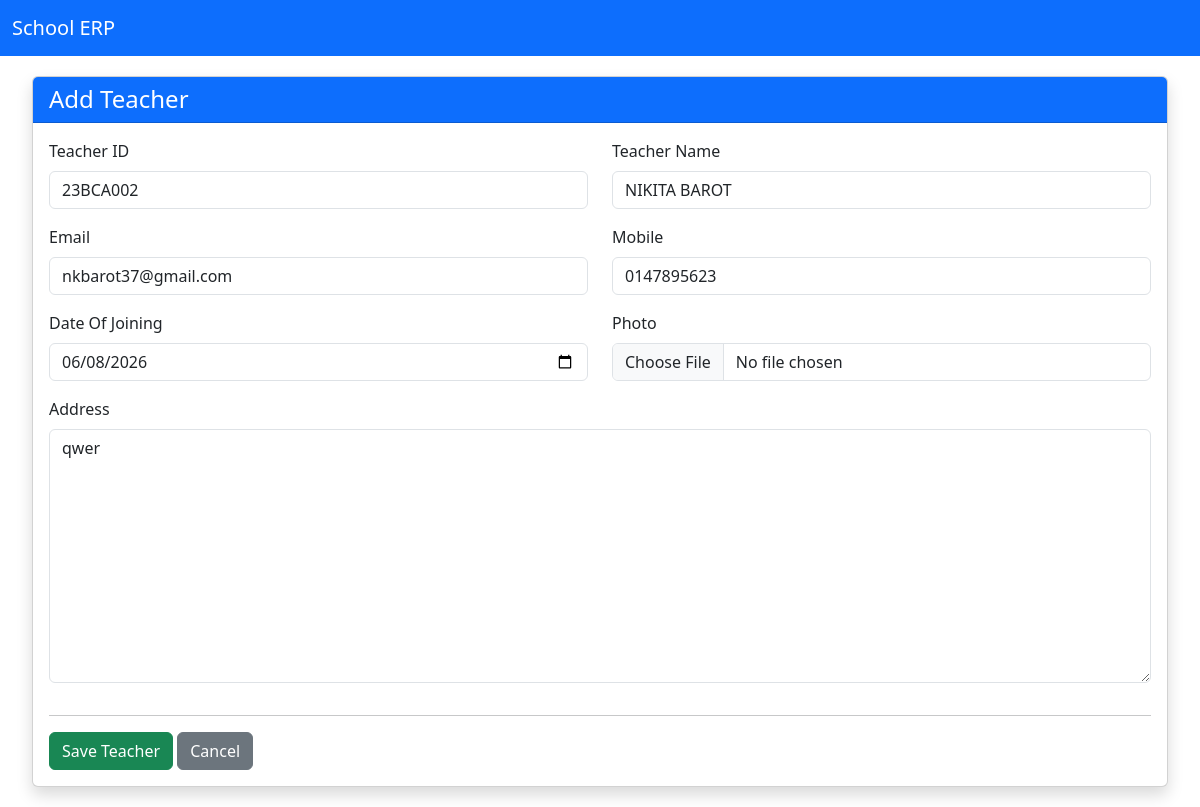
Page /teachers/edit-teacher/1 on the committed database.
### teachers/models.py (models this page shows, shortened)
class Teacher(models.Model):
    user = models.OneToOneField(
        User,
        on_delete=models.CASCADE
    )
    teacher_id = models.CharField(
        max_length=10,
        unique=True
    )
    name = models.CharField(max_length=100)
    email = models.EmailField(unique=True)
    mobile = models.CharField(max_length=10 , unique=True)
    date_of_joining = models.DateField(null=True, blank=True)
    address = models.TextField()
    photo = models.ImageField(
        upload_to='teachers/',
        blank=True,
        null=True
    )

### teachers/views.py (the view)
# urls.py: path('edit-teacher/<int:pk>', views.teacher_update, name='teacher_update'),
def teacher_update(request, pk):
    teacher = get_object_or_404(
        Teacher,
        pk=pk
    )
    form  = TeacherForm(
        request.POST or None,
        request.FILES or None,
        instance=teacher
    )
    if form.is_valid():
        form.save()
        return redirect('teacher_list')
    context = {
        'form' : form
    }
    return render(request, 'teachers/teacher_form.html', context)

### teachers/forms.py
class TeacherForm(forms.ModelForm):
    class Meta:
        model = Teacher
        exclude = ['user']
        widgets = {
            'teacher_id' : forms.TextInput(attrs={'class' : 'form-control' , 'placeholder' : 'Enter Teacher Id e.b. 23BCA001'}),
            'name' : forms.TextInput(attrs={'class' : 'form-control' , 'placeholder' : 'Enter Teacher Full Name'}),
            'email' : forms.EmailInput(attrs={'class' : 'form-control' , 'placeholder' : 'Enter Teacher Email'}),
            'mobile' : forms.TextInput(attrs={'class' : 'form-control' , 'placeholder' : 'Enter Teacher Mobile Number'}),
            'date_of_joining' : forms.DateInput(attrs={'class' : 'form-control' , 'type' : 'date'}),
            'address' : forms.Textarea(attrs={'class' : 'form-control' , 'row' : 2}),
            'photo' : forms.FileInput(attrs={'class' : 'form-control'}),
        }

### templates/teachers/teacher_form.html (shortened to what this page needs)
{% extends 'base.html' %}
{% block content %}
<div class="container-fluid">
    <div class="card shadow">
        <div class="card-header bg-primary text-white">
            <h4 class="mb-0">Add Teacher</h4>
        </div>
        <div class="card-body">
            <form method="post" enctype="multipart/form-data">
                <div class="row">
                    <div class="col-md-6 mb-3">
                        <label class="form-label">Teacher ID</label>
                        {{ form.teacher_id }}
                    </div>
                    <div class="col-md-6 mb-3">
                        <label class="form-label">Teacher Name</label>
                        {{ form.name }}
                    </div>
                    <div class="col-md-6 mb-3">
                        <label class="form-label">Email</label>
                        {{ form.email }}
                    </div>
                    <div class="col-md-6 mb-3">
                        <label class="form-label">Mobile</label>
                        {{ form.mobile }}
                    </div>
                    <div class="col-md-6 mb-3">
                        <label class="form-label">Date Of Joining</label>
                        {{ form.date_of_joining }}
                    </div>
                    <div class="col-md-6 mb-3">
                        <label class="form-label">Photo</label>
                        {{ form.photo }}
                    </div>
                    <div class="col-md-12 mb-3">
                        <label class="form-label">Address</label>
                        {{ form.address }}
                    </div>
                </div>
                <hr>
                <button type="submit" class="btn btn-success">
                    Save Teacher
                </button>
                <a href="{% url 'teacher_list' %}" class="btn btn-secondary">
                    Cancel
                </a>
            </form>
        </div>
    </div>
</div>
{% endblock %}

### rows in the picture
Teacher: teacher_id "23BCA002", name "NIKITA BAROT", email "nkbarot37@gmail.com", mobile "0147895623", date_of_joining "06/08/2026", address "qwer"
